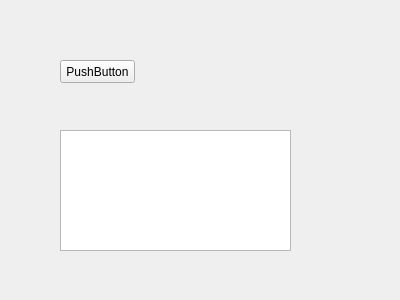
<?xml version="1.0" encoding="UTF-8"?>
<ui version="4.0">
 <class>MyWidget</class>
 <widget class="QWidget" name="MyWidget">
  <property name="geometry">
   <rect>
    <x>0</x>
    <y>0</y>
    <width>400</width>
    <height>300</height>
   </rect>
  </property>
  <property name="windowTitle">
   <string>MyWidget</string>
  </property>
  <widget class="QPushButton" name="pushButton">
   <property name="geometry">
    <rect>
     <x>60</x>
     <y>60</y>
     <width>75</width>
     <height>23</height>
    </rect>
   </property>
   <property name="text">
    <string>PushButton</string>
   </property>
  </widget>
  <widget class="QTextEdit" name="textEdit">
   <property name="geometry">
    <rect>
     <x>60</x>
     <y>130</y>
     <width>231</width>
     <height>121</height>
    </rect>
   </property>
  </widget>
 </widget>
 <layoutdefault spacing="6" margin="11"/>
 <resources/>
 <connections/>
</ui>
